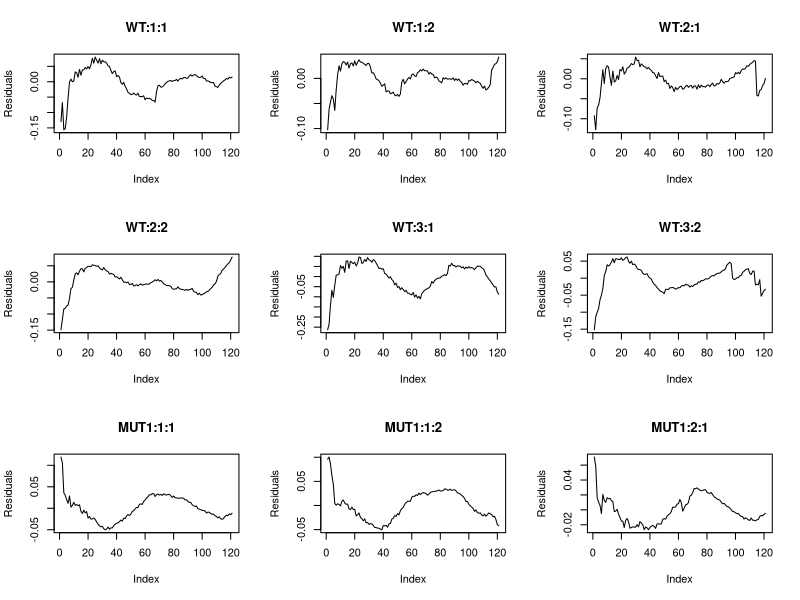
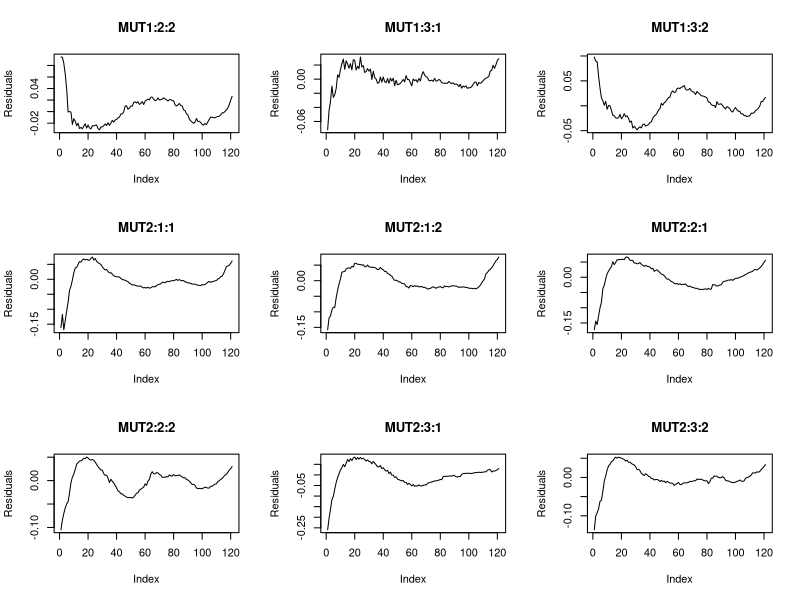
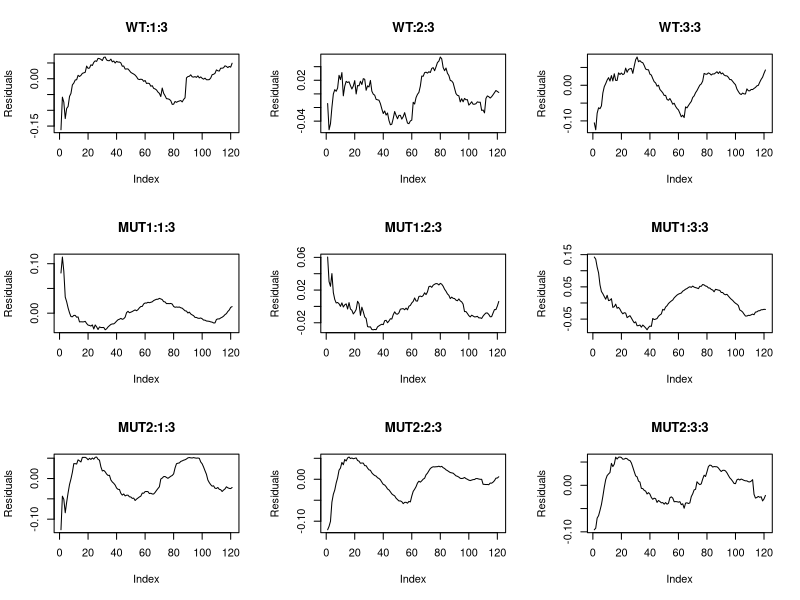
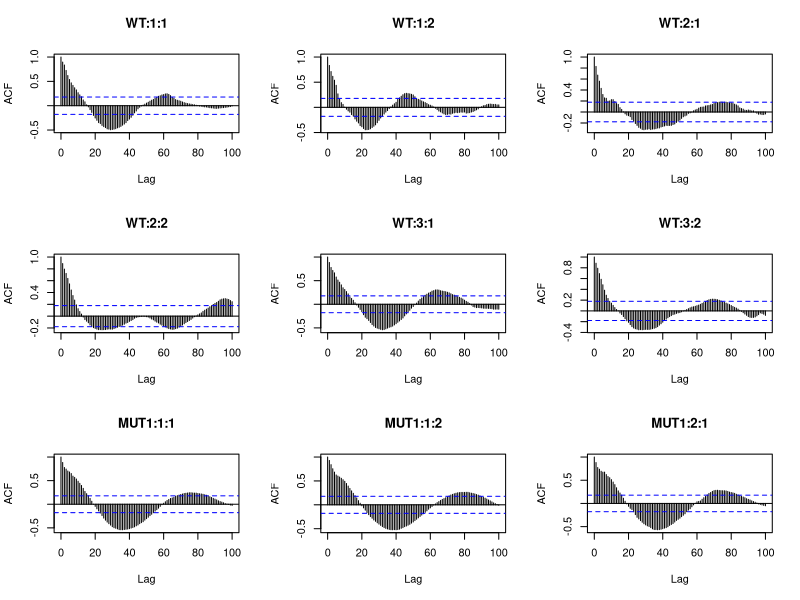
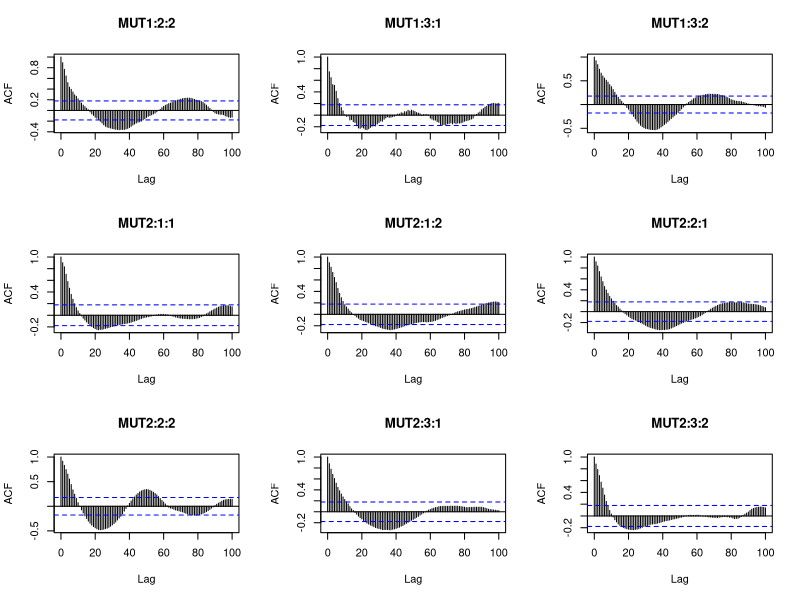
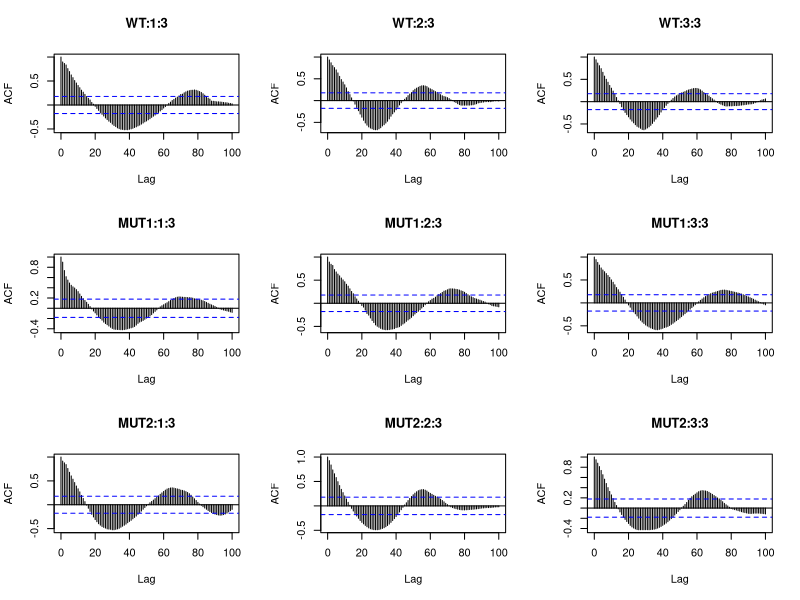
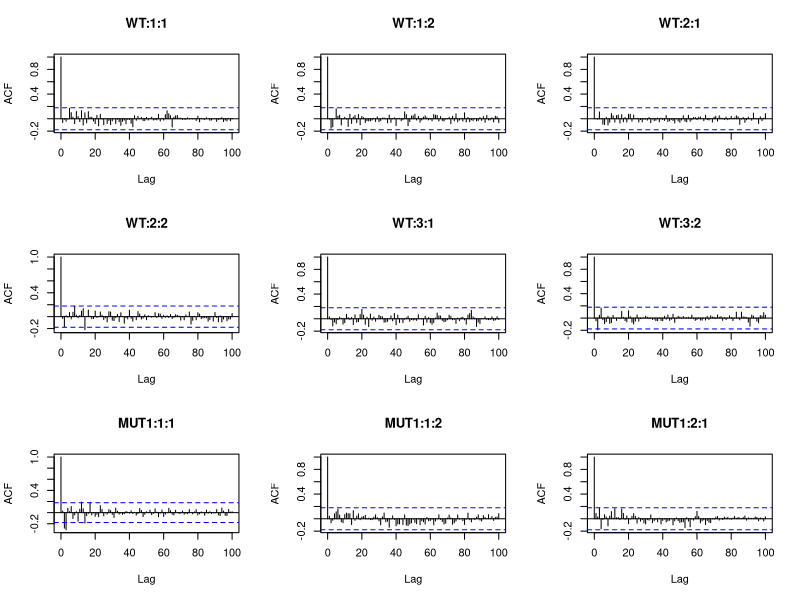
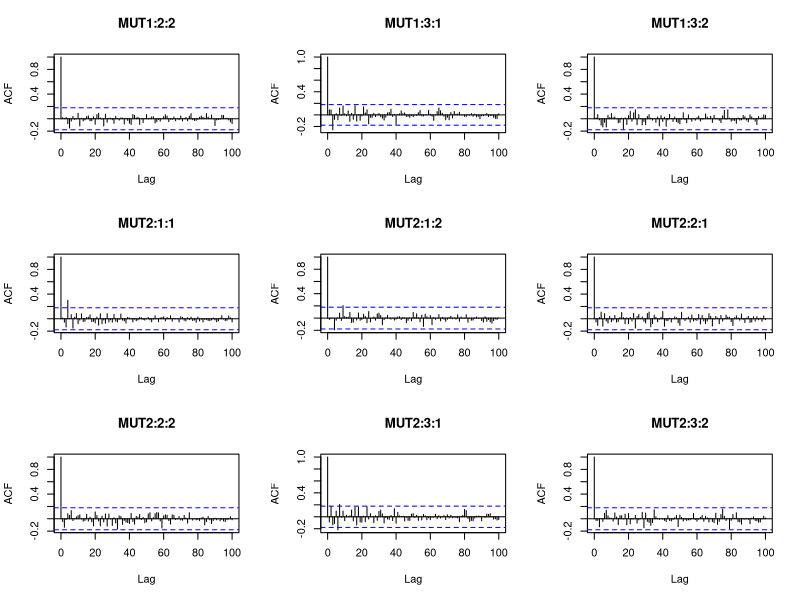

Source code (R) for these figures, in order:
rm(list = ls())
graphics.off()
library(openxlsx)
library(glmmTMB)
library(forecast)

#load dataset. The directory where the file should be can be found with the following command. It can be changed with setwd()
getwd()
df<-read.xlsx("Chlorophyll.xlsx",colNames = T)
#Transform character variables to factors
df$Genotype<-factor(df$Genotype)
#Exp is the number of independent experiment
df$Exp<-factor(df$Exp)
#define time variables
df$T1<-df$Time
df$T2<-df$Time^2
df$T3<-df$Time^3
df$Time<-factor(df$Time)
df$Replicate<-factor(df$Replicate)
df$id<-df$Genotype:df$Replicate:df$Exp
#Scale to the first time point
for (i in 1:(length(unique(df$id)))){
  df$CHL[which(df$id==unique(df$id)[i])]<-df$CHL[which(df$id==unique(df$id)[i])]/df$CHL[which(df$id==unique(df$id)[i])][1]
  
}
#Create the initial model
# Make the WT reference category
df <- within(df, Genotype <- relevel(Genotype, ref = "WT"))
#Response variable to log scale to reduce the overall variance

mdl<-glmmTMB(log(CHL)~1+Genotype+T1+T2+(1+T1+T2|id),data=df,REML = F)
summary(mdl)
coefficients(mdl)
#Total number of observations
N<-dim(df)[1]
#Total number of time points of measurements
tp<-length(unique(df$Time))
#Fitted value of the initial mixed model
s<-fitted(mdl)
mm<-rep(0,(N-120))
par(mfrow=c(3,3))
#Plot all the initial residuals
for (i in seq(1,N,tp)){
  r1<-residuals(mdl)[i:(i+120)]
  plot(r1,type="l",ylab="Residuals",main=df$id[i])
}
#Autocorrelations in residuals
par(mfrow=c(3,3))
for (i in seq(1,N,tp)){
  r1<-residuals(mdl)[i:(i+120)]
  acf(r1,100,main=df$id[i])
}
#Time series modeling for residuals and plot of autocorrelations of new residuals
par(mfrow=c(3,3))
for (i in seq(1,N,tp)){
  r1<-residuals(mdl)[i:(i+120)]
  mm[i]<-mean(r1)
  a<-auto.arima(r1,d=1)
  s[i:(i+120)]<-s[i:(i+120)]+fitted(a)
  acf(a$residuals,100,main=df$id[i])
  print(a)
}

#Check if means are equal to zero. All values should be close to zero
mm<-mm[which(mm!=0)]
mm #indeed

df$fit<-s
test<-0
#Inside the "for" loops replace "WT" "MUT1" "MUT2" with your genotypes names on the dataset
#If you have more than 3 genotypes include more loops
for (i in 1:tp){
  
  t<- t.test(df$fit[which(df$Genotype=="WT" & df$Time==i)],df$fit[which(df$Genotype=="MUT1" & df$Time==i)])
  test[i]<-t$p.value
}
test2<-0
for (i in 1:tp){
  
  t<- t.test(s[which(df$Genotype=="WT" & df$Time==i)],s[which(df$Genotype=="MUT2" & df$Time==i)])
  test2[i]<-t$p.value
}

test3<-0
for (i in 1:tp){
  
  t<- t.test(s[which(df$Genotype=="MUT1" & df$Time==i)],s[which(df$Genotype=="MUT2" & df$Time==i)])
  test3[i]<-t$p.value
}
#Number of tests performed in each time point
no.tests<-length(unique(df$Genotype))*(length(unique(df$Genotype))-1)/2
#gather all p-values in one vector
pvals<-c(test,test2,test3)
#define time point for each p-value
Comps<-rep(1:tp,no.tests)
#define the comparisons
Comps2<-c(rep("WT-MUT1",tp),rep("WT-MUT2",tp),rep("MUT1-MUT2",tp))
#Create a data frame with everything
fdf<-data.frame(Comps2,Comps,pvals)


#Final table containing significant differences with p-value correction using manual bonferroni correction
FINAL<-fdf[which(fdf$pvals<(0.05/no.tests)),]
FINAL
#optionally write results in xlsx file
#write.xlsx(FINAL,"pvalues.xlsx") 
